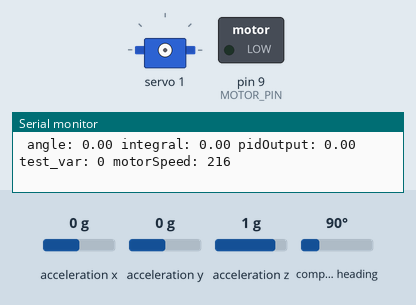
Simulated run of this sketch. Board: Arduino Uno, built with avr-gcc and run on an emulated ATmega328P. On the bench: servo, switched loads named in the sketch (green lamp = pin HIGH), the last lines printed to the serial monitor. The test bench sets the inputs (shaded band); at power-on: acceleration x 0 g, acceleration z 1 g, acceleration y 0 g, compass heading 90°.

Above: at 5.2 s.
5.3 s: acceleration x set to -1.4 g
At 5.47 s:
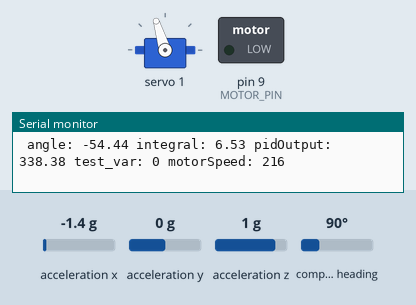
At 8.1 s:
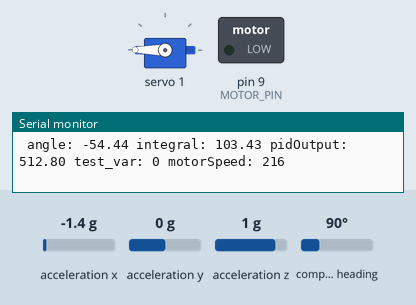
8.3 s: acceleration x set to 0.1 g
11.3 s: acceleration x set to -0.1 g
14.3 s: acceleration z set to 0 g
17.3 s: acceleration y set to -1.4 g
At 17.8 s:
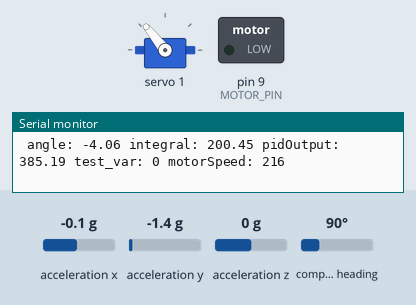
18.8 s: acceleration z set to -1.4 g
At 19.1 s:
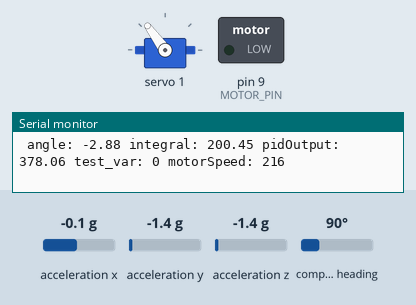
Timing chart, 0 to 21.3 s (numbered marks = the images above; inputs shaded):
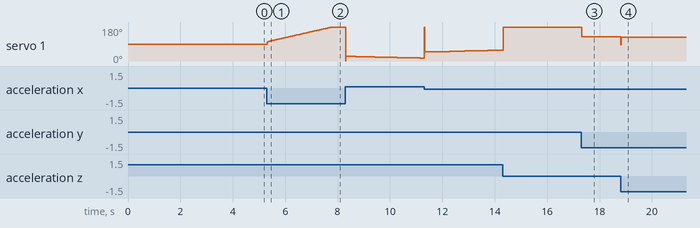

Measured:
- after the input at 5.3 s, servo 1: moves from 90° to 180° over 2.4 s, starting at once
- after the input at 17.3 s, servo 1: 180° → 129° at once
- after the input at 18.8 s, servo 1: 129° → 126° at once

The sketch:

PID_test_code_ESC_and_Input.ino
```cpp
#include <Wire.h>
#include <Adafruit_Sensor.h>
#include <Adafruit_BNO055.h>
#include <utility/imumaths.h>
#include <Servo.h>
#include <Adafruit_PWMServoDriver.h>


#define MOTOR_PIN 9 // Example pin for motor control

// Define PID constants
#define KP 6.0  //try starting at 0.1
#define KI 1.8  //make sure KI is very small because integrating 100 times per second. 0.005
#define KD 0.7

// Define setpoint (desired angle)
#define SETPOINT 0.0

// Define variables
double angle, error, lastError, integral, derivative, output;
double max_input, min_input, loop_time, max_error, min_pidOutput, max_pidOutput;

int test_var = 0;

Adafruit_BNO055 bno = Adafruit_BNO055(55, 0x28, &Wire);
//Servo ESC;     // create servo object to control the ESC
Adafruit_PWMServoDriver pwm = Adafruit_PWMServoDriver();

// Create PID controller
double calculatePID(double input) {
  // Calculate error
  error = SETPOINT - input;

  // Proportional term
  double proportional = KP * error;

  // Integral term
  if(abs(integral) <= 200)
    integral += error * 0.01;
  double integralTerm = KI * integral;

  // Derivative term
  derivative = (error - lastError) / 0.01;
  double derivativeTerm = KD * derivative;

  // Calculate output
  output = proportional + integralTerm + derivativeTerm;

  // Save error for next iteration
  lastError = error;

  return output;
}

void setup() {
  //ESC.attach(9,1000,2000); // (pin, min pulse width, max pulse width in microseconds)
  pwm.begin();
  pwm.setPWMFreq(50); //maximum is 1600

  Serial.begin(115200);
  //ESC.write(0);
  pwm.setPWM(1, 0, 0);
  delay(4000);

  integral = 0;

  // Define the range of input values to the PID controller
  max_input = 88.0;  // Maximum observed input value
  min_input = -39; // Minimum observed input value

  // Define the loop time (in milliseconds)
  loop_time = 10.0; // Time between consecutive PID calculations (10 milliseconds in my case)

  // Calculate the maximum possible error
  max_error = (max_input - min_input) / (2 * (KP + KI / (loop_time / 1000.0) + KD * (loop_time / 1000.0)));

  // Calculate the minimum and maximum possible values of pidOutput
  min_pidOutput = SETPOINT - max_error;
  max_pidOutput = SETPOINT + max_error;

  // Initialize motor pin
  pinMode(MOTOR_PIN, OUTPUT);

  // Initialize IMU
  Wire.begin();
  bno.begin();
  bno.setExtCrystalUse(true);

  //ESC.write(37);
  //delay(10000);
}

void loop() {
  // Read IMU data
  sensors_event_t event;
  bno.getEvent(&event);
  angle = event.orientation.y; // y-axis which is long length of sensor from top view

  // Calculate PID
  double pidOutput = calculatePID(angle);
  //Serial.print("pidOutput: ");
  //Serial.println(pidOutput);
  Serial.print(" angle: ");
  Serial.print(angle);

  // Adjust motor speed or position based on PID output
  // Example: Motor speed control
//  int motorSpeed = map(pidOutput, -180, 180, -255, 255); // Adjust mapping according to your motor's specifications
  //int motorSpeed = map(pidOutput, 0, 1023, -180, 180); // Adjust mapping according to your motor's specifications
  int motorSpeed = map(pidOutput, min_pidOutput, max_pidOutput, 217, 436); // -84 is the highest observed value when arm is straight up
  //potentially map to 35, not 0.0.

  //217 and 436???

  Serial.print(" integral: ");
  Serial.print(integral);
  Serial.print(" pidOutput: ");
  Serial.print(pidOutput);
  Serial.print(" test_var: ");
  Serial.print(test_var);
  Serial.print(" motorSpeed: ");
  Serial.println(motorSpeed);
  //analogWrite(MOTOR_PIN, abs(motorSpeed));
  //if(motorSpeed <= 80)
  //  ESC.write(motorSpeed);
  //else
  //  ESC.write(80);

  //ESC.write(pidOutput);

  //if(test_var < 260) test_var = test_var + 1;
  pwm.setPWM(1, 0, pidOutput); //I have var for hat_port rn, depends on where I put it.
  //lowest value to send is 217, middle is 327, max is 436
  //will want to write motorspeed

  // Delay for stability
  delay(loop_time);

  //resting speed was motorSpeed = 68
  //Moving past y angle 0, we want motorSpeed = 68
  //need to synchronize powering ESC and turning on of Arduino
}


//EOF
```
